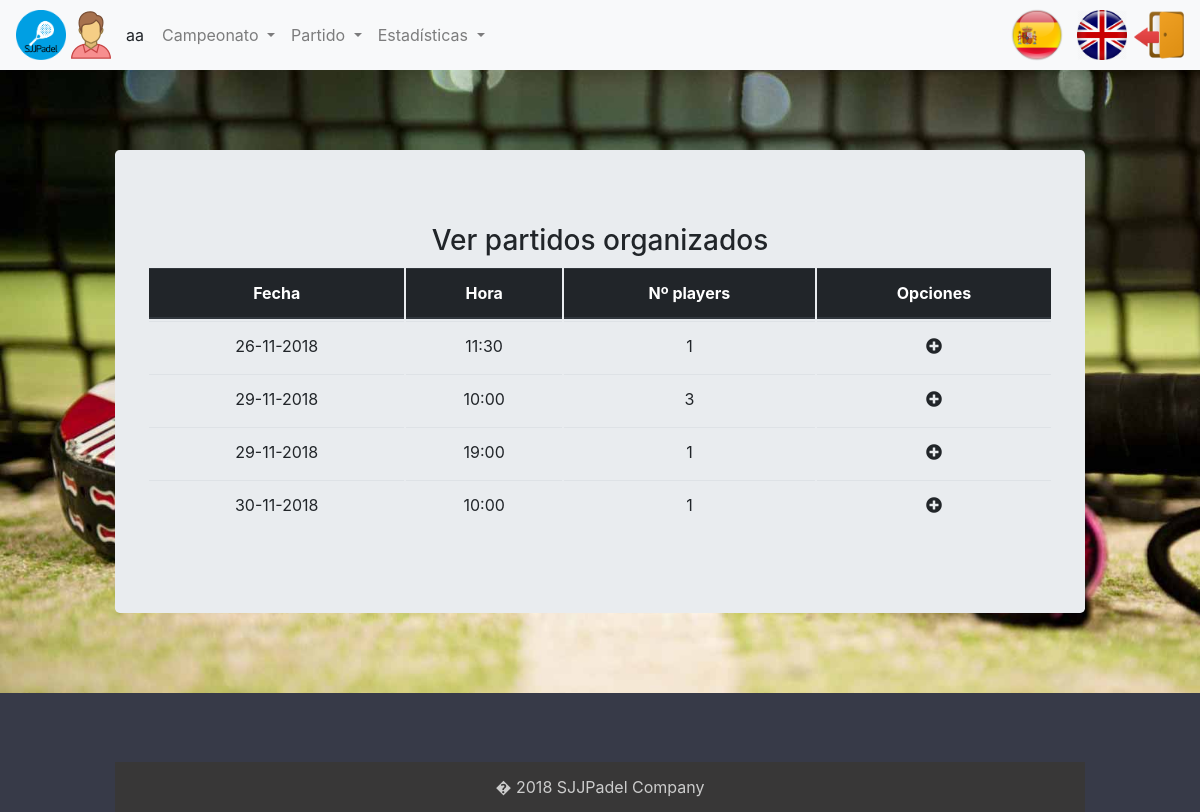
The app's page /index.php?controller=organizeMatch&action=viewAll (signed in) with its own data.
### tables this page shows
CREATE TABLE `usuario` (
  `login` varchar(20) NOT NULL,
  `nombre` varchar(20) NOT NULL,
  `apellidos` varchar(45) DEFAULT NULL,
  `pass` varchar(20) DEFAULT NULL,
  `rol` char(1) DEFAULT NULL,
  `genero` varchar(10) DEFAULT NULL
);

### core/ViewManager.php (called while the page is built, shortened)
<?php
class ViewManager
{
    private $fragmentContents = array();
    private $variables = array();
    private $currentFragment = self::DEFAULT_FRAGMENT;
    private $layout = "default";
    private function saveCurrentFragment()
    {
        $this->fragmentContents[$this->currentFragment] .= ob_get_contents();
    }
    public function moveToFragment($name)
    {
        $this->currentFragment = $name;
    }
    public function getFragment($fragment, $default = "")
    {
        if (! isset($this->fragmentContents[$fragment])) {
            return $default;
        }
        return $this->fragmentContents[$fragment];
    }
    public function setVariable($varname, $value, $flash = false)
    {
        $this->variables[$varname] = $value;
    }
    public function getVariable($varname, $default = NULL)
    {
        if (! isset($this->variables[$varname])) {
            return $default;
        }
        return $this->variables[$varname];
    }
    public function render($controller, $viewname)
    {
        include (__DIR__ . "/../view/$controller/$viewname.php");
        $this->renderLayout();
    }
    private function renderLayout()
    {
        include (__DIR__ . "/../view/layouts/" . $this->layout . ".php");
    }
    private static $viewmanager_singleton = NULL;
    public static function getInstance()
    {
        if (self::$viewmanager_singleton == null) {
            self::$viewmanager_singleton = new ViewManager();
        }
        return self::$viewmanager_singleton;
    }
}

### controller/OrganizeMatchController.php (called while the page is built, shortened)
<?php
require_once (__DIR__ . "/../core/ViewManager.php");
require_once (__DIR__ . "/../core/I18n.php");
require_once (__DIR__ . "/../model/OrganizeMatch.php");
require_once (__DIR__ . "/../model/OrganizeMatchMapper.php");
require_once (__DIR__ . "/../model/ParticipantsMatchMapper.php");
require_once (__DIR__ . "/../controller/BaseController.php");
class OrganizeMatchController extends BaseController
{
    private $organizeMatchMapper;
    private $participantsMatchMapper;
    public function __construct()
    {
        parent::__construct();
        $this->organizeMatchMapper = new OrganizeMatchMapper();
        $this->participantsMatchMapper = new ParticipantsMatchMapper();
    }
    public function viewAll()
    {
        $this->validateAllOrganizeMatches();
        $organizedMatches = $this->organizeMatchMapper->findAll();
        foreach ($organizedMatches as $match) {
            $match->setNumParticipants($this->participantsMatchMapper->count($match->getIdOrganizarPartido()));
        }
        $this->view->setVariable("organizedMatches", $organizedMatches);
        $this->view->render("organizeMatch", "view");
    }
    public function validateAllOrganizeMatches()
    {
        $organizedMatches = $this->organizeMatchMapper->findAll();
    }
}

### index.php (called while the page is built, shortened)
<?php
function run()
{
    try {
        $controller = loadController($_GET["controller"]);
        $actionName = $_GET["action"];
        $controller->$actionName();
    } catch (Exception $ex) {
        die("An exception occured!!!!!" . $ex->getMessage());
    }
}
function loadController($controllerName)
{
    return new $controllerClassName();
}
run();
?>

### core/I18n.php (called while the page is built, shortened)
<?php
class I18n
{
    private $messages;
    public function setLanguage($language)
    {
        $this->messages = $i18n_messages;
    }
    public function i18n($key)
    {
        if (isset($this->messages[$key])) {
            return $this->messages[$key];
        } else {
            return $key;
        }
    }
    private static $i18n_singleton = null;
    public static function getInstance()
    {
        if (self::$i18n_singleton == NULL) {
            self::$i18n_singleton = new I18n();
        }
        return self::$i18n_singleton;
    }
}
function i18n($key)
{
    return I18n::getInstance()->i18n($key);
}

### model/OrganizeMatch.php (called while the page is built, shortened)
<?php
class OrganizeMatch
{
    private $idOrganizarPartido;
    private $fecha;
    private $hora;
    private $numParticipants;
    public function __construct($idOrganizeMatch = NULL, $fecha = NULL, $hora = NULL, array $participants = NULL, $numParticipants = NULL)
    {
        $this->idOrganizarPartido = $idOrganizeMatch;
        $this->fecha = $fecha;
        $this->hora = $hora;
        $this->numParticipants = $numParticipants;
    }
    public function getIdOrganizarPartido()
    {
        return $this->idOrganizarPartido;
    }
    public function setIdOrganizarPartido($idOrganizarPartido)
    {
        $this->idOrganizarPartido = $idOrganizarPartido;
    }
    public function getFecha()
    {
        return $this->fecha;
    }
    public function getHora()
    {
        return $this->hora;
    }
    public function getNumParticipants()
    {
        return $this->numParticipants;
    }
    public function setNumParticipants($numParticipants)
    {
        $this->numParticipants = $numParticipants;
    }
}

### model/ParticipantsMatchMapper.php (called while the page is built, shortened)
<?php
require_once (__DIR__ . "/../core/PDOConnection.php");
class ParticipantsMatchMapper
{
    private $db;
    public function __construct()
    {
        $this->db = PDOConnection::getInstance();
    }
    public function count($idOrganizeMatch)
    {
        $stmt = $this->db->prepare("SELECT COUNT(*) as count FROM participantespartido WHERE idOrganizarPartido =?");
        $stmt->execute(array(
            $idOrganizeMatch
        ));
        $count = $stmt->fetch(PDO::FETCH_ASSOC);
        return $count["count"];
    }
}

### core/PDOConnection.php (called while the page is built)
<?php
class PDOConnection
{
    private static $dbhost = "localhost";
    private static $dbname = "sjjpadel";
    private static $dbuser = "abp";
    private static $dbpass = "abp";
    private static $db_singleton = null;
    public static function getInstance()
    {
        if (self::$db_singleton == null) {
            self::$db_singleton = new PDO("mysql:host=" . self::$dbhost . ";dbname=" . self::$dbname . ";charset=utf8",
            self::$dbuser, self::$dbpass, array(
                PDO::ATTR_EMULATE_PREPARES => false,
                PDO::ATTR_ERRMODE => PDO::ERRMODE_EXCEPTION
            ));
        }
        return self::$db_singleton;
    }
}
?>

### model/UserMapper.php (called while the page is built, shortened)
<?php
require_once (__DIR__ . "/../core/PDOConnection.php");
class UserMapper
{
    private $db;
    public function __construct()
    {
        $this->db = PDOConnection::getInstance();
    }
    public function getDatos($login)
    {
        $stmt = $this->db->prepare("SELECT * FROM usuario where login=?");
        $stmt->execute(array(
            $login
        ));
        $toret_db = $stmt->fetchAll(PDO::FETCH_ASSOC);
        $user = null;
        foreach ($toret_db as $datos) {
            $user = new User($datos['login'], $datos['nombre'], $datos['apellidos'], $datos['pass'], $datos['rol'], $datos['genero']);
        }
        return $user;
    }
}

### controller/BaseController.php (called while the page is built, shortened)
<?php
require_once (__DIR__ . "/../core/ViewManager.php");
require_once (__DIR__ . "/../core/I18n.php");
require_once (__DIR__ . "/../model/User.php");
require_once (__DIR__ . "/../model/UserMapper.php");
class BaseController
{
    public function __construct()
    {
        if (isset($_SESSION["currentuser"])) {
            $userMapper = new UserMapper();
            $datosUser = $userMapper->getDatos($_SESSION["currentuser"]);
        }
    }
}

### model/OrganizeMatchMapper.php (called while the page is built, shortened)
<?php
require_once (__DIR__ . "/../core/PDOConnection.php");
class OrganizeMatchMapper
{
    private $db;
    public function __construct()
    {
        $this->db = PDOConnection::getInstance();
    }
    public function findAll()
    {
        $stmt = $this->db->query("SELECT * FROM organizarpartido ORDER BY fecha, hora");
        $organizedMatches = $stmt->fetchAll(PDO::FETCH_ASSOC);
        $organizedMatchesArray = array();
        foreach ($organizedMatches as $match) {
            $fecha = new DateTime($match["fecha"]);
            $organizedMatch = new OrganizeMatch(null, $fecha->format('d-m-Y'), substr($match["hora"], 0, 5));
            $organizedMatch->setIdOrganizarPartido($match["idOrganizarPartido"]);
            array_push($organizedMatchesArray, $organizedMatch);
        }
        return $organizedMatchesArray;
    }
}

### view/organizeMatch/view.php (the view, shortened to what this page needs)
<?php
require_once (__DIR__ . "/../../core/ViewManager.php");
$view = ViewManager::getInstance();
$organizedMatches = $view->getVariable("organizedMatches");
$view->setVariable("title", "Ver Partidos Organizados");
$currentRol = $view->getVariable("currentRol");
?>
<h3><?= i18n("View Organized Matches"); ?></h3>
<table class="table">
	<thead class="thead-dark">
		<tr>
			<th scope="col">
        <?= i18n("Date"); ?>
      </th>
			<th scope="col">
        <?= i18n("Time"); ?>
      </th>
			<th scope="col">
        <?= i18n("Nº players");?>
      </th>
			<th scope="col">
        <?= i18n("Opciones"); ?>
      </th>
		</tr>
	</thead>
	<tbody>
    <?php foreach($organizedMatches as $match): ?>
      <tr>
			<td>
          <?= $match->getFecha(); ?>
        </td>
			<td>
          <?= $match->getHora(); ?>
        </td>
			<td>
          <?= $match->getNumParticipants();?>
        </td>
			<td>
          <?php if($currentRol == 'd'): ?>
            <a
				href="index.php?controller=organizeMatch&amp;action=join&amp;idOrganizeMatch=<?=$match->getIdOrganizarPartido(); ?>"><i
					class="fas fa-plus-circle color-1"></i></a>
          <?php endif; ?>
			</td>
		<tr>
      <?php endforeach; ?>
	</tbody>
</table>

### view/layouts/default.php (shortened to what this page needs)
<?php
$view = ViewManager::getInstance();
$currentuser = $view->getVariable("currentusername");
$currentGender = $view->getVariable("currentGender");
$currentRol = $view->getVariable("currentRol");
?>
<!DOCTYPE html>
<html lang="en">
<head>
<link rel="stylesheet"
	href="https://maxcdn.bootstrapcdn.com/bootstrap/4.0.0/css/bootstrap.min.css"
>
<link rel="stylesheet"
	href="https://use.fontawesome.com/releases/v5.5.0/css/all.css"
>
	<link rel="stylesheet" href="css/style.css" type="text/css">
</head>
<body>
	<div class="contenedor">
		<nav class="navbar navbar-expand-lg navbar-light bg-light">
			<img class="img-circle icono" src="images/icono.png">
		<?php if (isset($currentuser)): ?>
			<img class="icono" src="images/<?php echo $currentGender; ?>.png"> <span
				class="username">
				<?= sprintf(i18n("%s"), $currentuser) ?>
			</span>
		<?php endif ?>
			<div class="collapse navbar-collapse" id="navbarSupportedContent">
				<ul class="navbar-nav mr-auto">
				<?php if($currentRol == 'd' || $currentRol == 'a' || $currentRol == 'e'): ?>
					<li class="nav-item dropdown"><a class="nav-link dropdown-toggle"
						href="#" id="navbarDropdown" role="button" data-toggle="dropdown"
						aria-haspopup="true" aria-expanded="false">
							<?php echo i18n("Championship") ?>
						</a>
						</li>
				<?php endif ?>
				<?php if($currentRol == 'd' || $currentRol == 'a' || $currentRol == 'e'): ?>
					<li class="nav-item dropdown"><a class="nav-link dropdown-toggle"
						href="#" id="navbarDropdown" role="button" data-toggle="dropdown"
						aria-haspopup="true" aria-expanded="false">
							<?php echo i18n("Match") ?>
						</a>
						</li>
					<li class="nav-item dropdown"><a class="nav-link dropdown-toggle"
						href="#" id="navbarDropdown" role="button" data-toggle="dropdown"
						aria-haspopup="true" aria-expanded="false">
							<?php echo i18n("Statistics") ?>
						</a>
						</li>
				<?php endif ?>
				</ul>
			</div>
			<li class="nav-item">
			<?php include(__DIR__."/language_select_element.php"); ?>
		</li>
			<li class="nav-item">
			<?php if (isset($currentuser)): ?>
				<a href="index.php?controller=users&amp;action=logout"> <img
					src="images/salir.png" class="rounded icono"
					alt="Im�genes responsive">
			</a>
				<?php endif ?>
			</li>
		</nav>
		<div class="container">
			<div class="jumbotron">
				<?= $view->getFragment(ViewManager::DEFAULT_FRAGMENT) ?>
			</div>
		</div>
		<footer id="myFooter">
			<div class="container">
				<div class="row">
					<div class="col-sm-3 myCols"></div>
				</div>
				<div class="social-networks"></div>
				<div class="footer-copyright">
					<p>� 2018 SJJPadel Company</p>
				</div>
		</footer>
	</div>
</body>
</html>

### css/style.css (style rules this page uses)
body { width: 100%; height: 100%; }
.contenedor { background: url('../images/padel.jpg'); background-size: cover; background-attachment: fixed; }
ul, li { list-style: none; }
#myFooter { margin: 0; padding: 0; background-color: #373a48; color: white; }
#myFooter .footer-copyright { background-color: #383737; padding-top: 3px; padding-bottom: 3px; text-align: center; }
#myFooter .footer-copyright p { margin: 10px; color: #ccc; }
#myFooter .myCols { text-align: center; }
#myFooter .social-networks { text-align: center; padding-top: 30px; padding-bottom: 38px; }
.icono { width: 50px; height: 50px; }
table { border-collapse: inherit; }
.color-1 { color: rgba(33, 37, 41, 1); }
.container { margin: 0 auto; max-width: 1000px; }
.jumbotron { margin: 80px 0; text-align: center; }
.username { margin-left: 10px; margin-right: 10px; }

### records on screen
usuario: genero (picture), rol "d" (drawn)

### other values on screen
sprintf(i18n("%s"), $currentuser) "aa"
i18n("Championship") "Campeonato"
i18n("Match") "Partido"
i18n("Statistics") "Estadísticas"
i18n("View Organized Matches") "Ver partidos organizados"
i18n("Date") "Fecha"
i18n("Time") "Hora"
i18n("Nº players") "Nº players"
i18n("Opciones") "Opciones"
$match->getFecha() "26-11-2018"
$match->getHora() "11:30"
$match->getNumParticipants() "1"
$match->getFecha() "29-11-2018"
$match->getHora() "10:00"
$match->getNumParticipants() "3"
